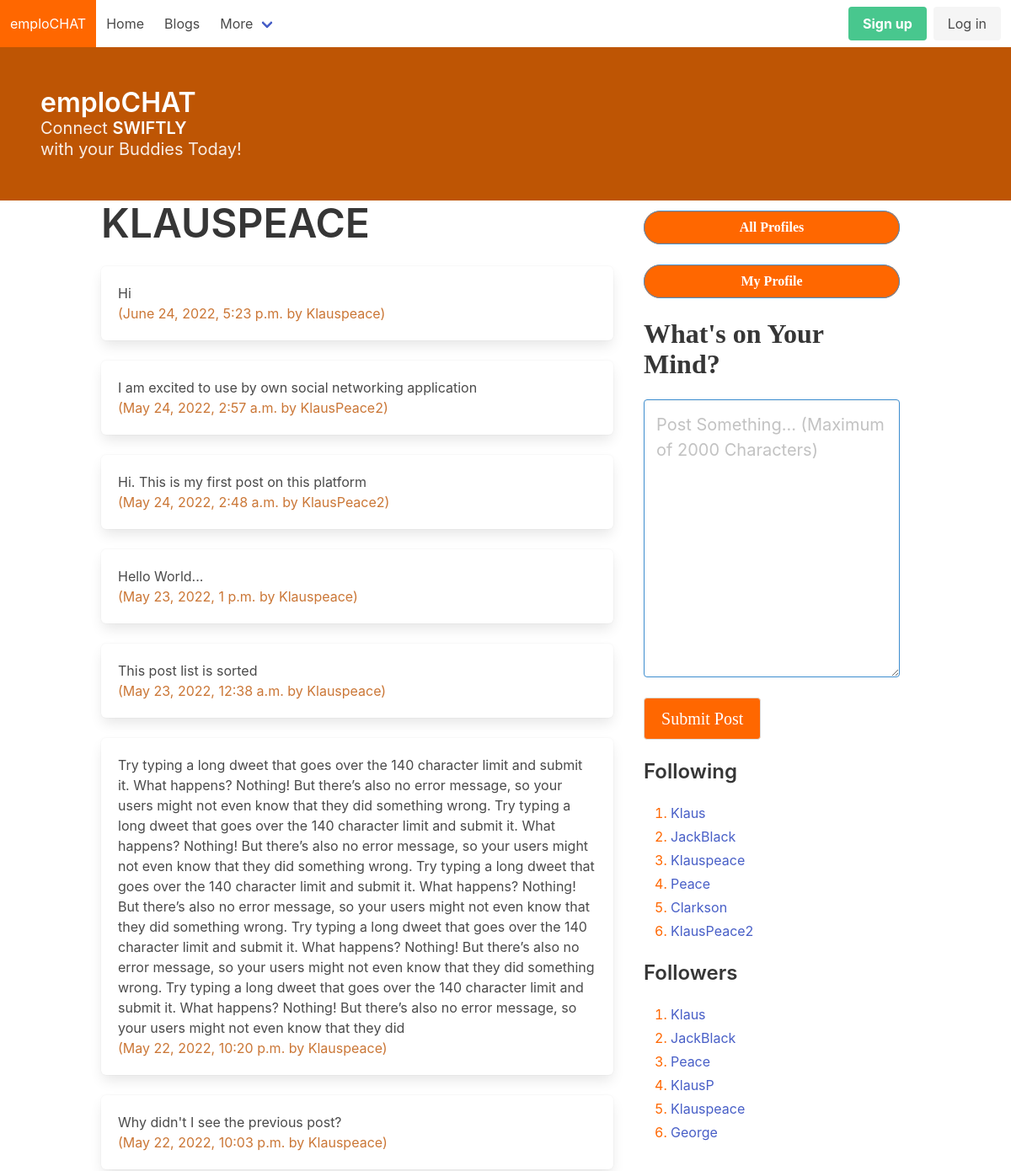
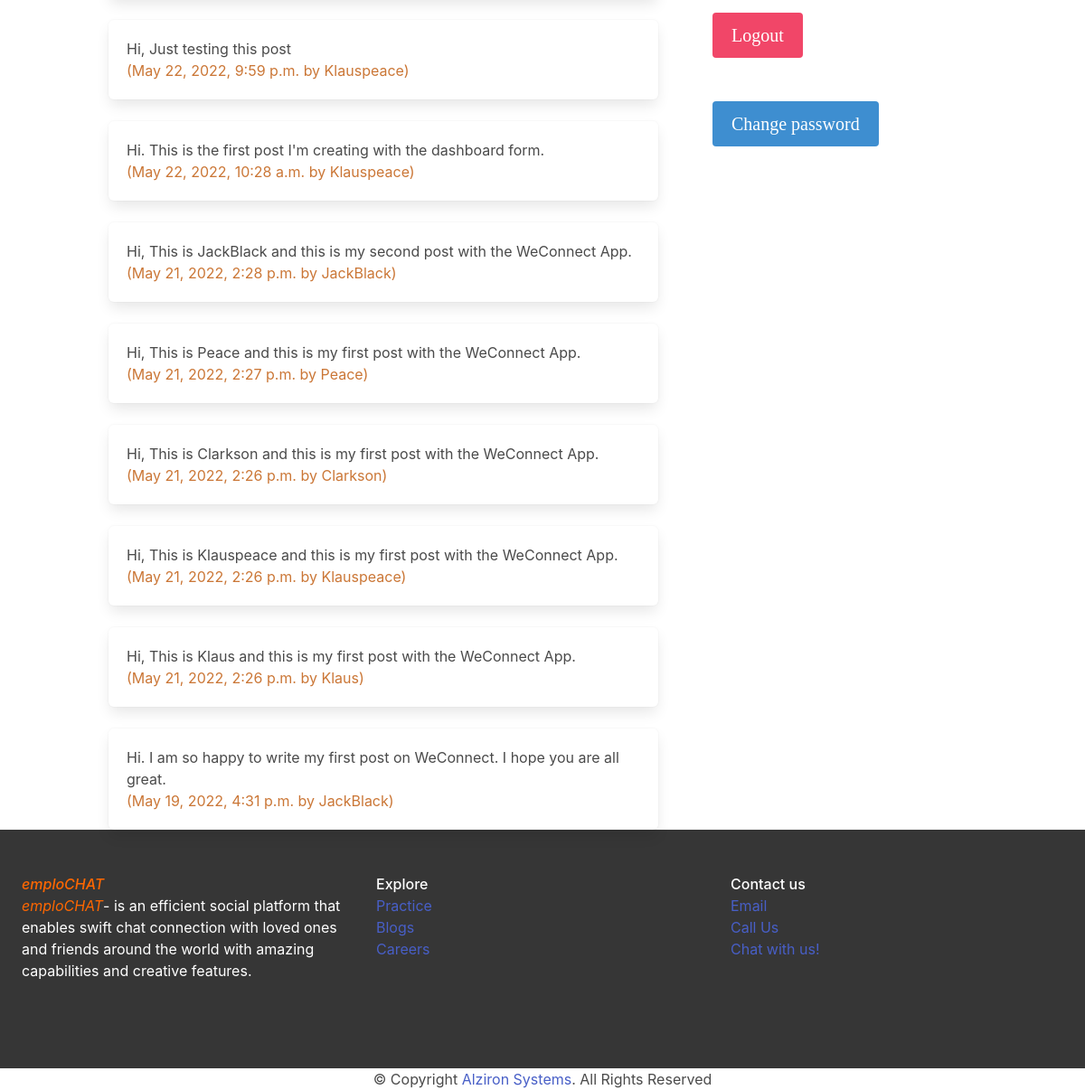
Screenshot of / (signed in) with the database file from the repository (2 pictures, top to bottom).
### weconnect/models.py (models this page shows, shortened)
class Posts(models.Model):
    objects = None
    user = models.ForeignKey(
        User, related_name="posts", on_delete=models.DO_NOTHING
    )
    body = models.CharField(max_length=2000)
    created_at = models.DateTimeField(auto_now_add=True)

class Profile(models.Model):
    objects = None
    user = models.OneToOneField(User, on_delete=models.CASCADE)
    follows = models.ManyToManyField(
        "self",
        related_name="followed_by",
        symmetrical=False, # Users can follow someone without being followed back
        blank=True  # Users don't need to follow anyone
    )
    def __str__(self):
        return self.user.username

### weconnect/views.py (the view)
# urls.py: path("", dashboard, name="dashboard"),
@login_required
def dashboard(request):
    form = PostsForm(request.POST or None)
    if request.method == "POST":
        if form.is_valid():
            posts = form.save(commit=False)
            posts.user = request.user
            posts.save()
            return redirect("weconnect:dashboard")
    followed_posts = Posts.objects.filter(
        user__profile__in=request.user.profile.follows.all()
    ).order_by("-created_at")
    context = {
        'form': form,
        'posts': followed_posts
    }
    return render(request, "weconnect/dashboard.html", context)

### weconnect/forms.py
class PostsForm(forms.ModelForm):
    body = forms.CharField(
        required=True,
        widget=forms.widgets.Textarea(
          attrs={
              "placeholder": "Post Something... (Maximum of 2000 Characters)",
              "class": "textarea is-info is-medium",
          }
        ),
        label="",
    )
    class Meta:
        model = Posts
        exclude = ("user", )

### weconnect/templates/weconnect/dashboard.html (shortened to what this page needs)
{% extends 'base.html' %}
{% block content %}
<div class="column">
    <div class="block">
        <h1 class="title is-1">
            {{user.username|upper}}
        </h1>
    </div>
    {% for posts in posts %}
        <div class="box">
            {{posts.body}}
            <br />
            <span class="is-small has-text" style="color: #BE5504; opacity: 0.8;">
                ({{ posts.created_at }} by {{ posts.user.username }})
            </span>
        </div>
    {% endfor %}
</div>
<div class="column is-one-third m-3">
    <div class="block" style="background-color: #ff6700; border-radius: 50px;">
        <a href="{% url 'weconnect:profile_list' %} ">
            <button style="color: #ffffff; font-weight: bold; font-family: times-new-romans; border-radius: 50px" class="button is-info is-outlined is-fullwidth">
                All Profiles
            </button>
        </a>
    </div>
    <div class="block" style="background-color: #ff6700; border-radius: 50px;">
        <a href="{% url 'weconnect:profile' request.user.profile.id %} ">
            <button style="color: #ffffff; font-weight: bold; font-family: times-new-romans; border-radius: 50px;" class="button is-info is-outlined is-fullwidth">
                My Profile
            </button>
        </a>
    </div>
    <div class="block">
        <div class="block">
            <h2 class="title is-3 is-centered" style="font-family: times-new-romans;">What's on Your Mind?</h2>
        </div>
        <form method="post">
            {{ form.as_p }}
            <button class="button is-medium mt-5" style="background-color: #ff6700; color: #ffffff; font-family: times-new-romans;" type="submit">
                Submit Post
            </button>
        </form>
    </div>
    <div class="block">
        <h3 class="title is-4">
           Following
        </h3>
        <div class="content" style="color: #ff6700;">
            <ol>
            {% for following in user.profile.follows.all %}
                <li>
                    <a href="{% url 'weconnect:profile' following.id %}">
                        {{ following }}
                    </a>
                </li>
            {% endfor %}
            </ol>
        </div>
    </div>
    <div class="block">
        <h3 class="title is-4">
            Followers
        </h3>
        <div class="content" style="color: #ff6700;">
            <ol>
            {% for follower in user.profile.followed_by.all %}
                <li>
                    <a href="{% url 'weconnect:profile' follower.id %}">
                        {{ follower }}
                    </a>
                </li>
            {% endfor %}
            </ol>
        </div>
    </div>
    <div>
        <a href="{% url 'weconnect:login' %}">
            <button class="button is-danger is-medium m-5" style="color: #ffffff; font-family: times-new-romans;" type="submit" value="Logout">
                    Logout
            </button>
        </a>
        <a href="{% url 'weconnect:password_change' %}">
            <button class="button is-info is-medium m-5" style="color: #ffffff; font-family: times-new-romans;">
                Change password
            </button>
        </a>
    </div>
</div>
{% endblock content %}

### weconnect/templates/base.html (shortened to what this page needs)
<!DOCTYPE html>
<html lang="en">
<head>
    <link rel="stylesheet" href="https://cdn.jsdelivr.net/npm/bulma@0.9.4/css/bulma.min.css">
</head>
<body>
<nav class="navbar"
       role="navigation"
       aria-label="main navigation">
    <div class="navbar-brand">
      <a class="navbar-item" style="background-color: #ff6700;"
         href="#">
        <h1 class="has-text-white">emploCHAT</h1>
      </a>
    </div>
    <div id="navbarBasicExample"
         class="navbar-menu">
      <div class="navbar-start">
        <a class="navbar-item"> Home </a>
        <a class="navbar-item"> Blogs </a>
        <div class="navbar-item has-dropdown is-hoverable">
          <a class="navbar-link"> More </a>
        </div>
      </div>
      <div class="navbar-end">
        <div class="navbar-item">
          <div class="buttons">
            <a class="button is-success" href="{% url 'weconnect:register' %}">
              <strong>Sign up</strong>
            </a>
            <a class="button is-light" href="{% url 'weconnect:login' %}"> Log in </a>
          </div>
        </div>
      </div>
    </div>
  </nav>
<section class="hero is-primary" style="background-color: #BE5504;">
  <div class="hero-body">
    <a href="{% url 'weconnect:dashboard' %}">
        <h2 class="title" style="color: #ffffff;">
          emploCHAT
        </h2>
    </a>
    <p class="subtitle" style="text-align: justify;">
      Connect <strong>SWIFTLY</strong> <br /> with your Buddies Today!
    </p>
  </div>
</section>
    <div class="container">
        <div class="columns">
            {% block content %}
            {% endblock content %}
        </div>
    </div>
 <footer class="footer has-background-dark has-text-white">
  <div class="columns">
    <div class="column">
      <h4 class="bd-footer-title
                 has-text-weight-medium
                 has-text-left">
         <marquee><em style="color: #ff6700;">emploCHAT</em></marquee>
      </h4>
      <p class="bd-footer-link
                has-text-left">
        <em style="color: #ff6700;">emploCHAT</em>- is an efficient social platform that
          enables swift chat connection with loved
          ones and friends around the world with
          amazing capabilities and creative features.
      </p>
    </div>
    <div class="column">
      <h4 class="bd-footer-title
                 has-text-weight-medium
                 has-text-justify">
        Explore
      </h4>
      <p class="bd-footer-link">
         <a href="https://">
          <span class="icon-text">
            <span>Practice</span>
          </span>
         </a>
          <br />
          <a href="https://">
              <span class="icon-text">
                <span>Blogs</span>
              </span>
            </a>
          <br />
          <a href="https://">
              <span class="icon-text">
                <span>Careers</span>
              </span>
          </a>
      </p>
    </div>
    <div class="column">
      <h4 class="bd-footer-title
                 has-text-weight-medium
                 has-text-justify">
        Contact us
      </h4>
      <p class="bd-footer-link">
          <a href="https://">
              <span class="icon-text">
                <span>Email</span>
              </span>
            </a>
          <br />
          <a href="https://">
              <span class="icon-text">
                <span>Call Us</span>
              </span>
            </a>
          <br />
          <a href="https://">
              <span class="icon-text">
                <span>Chat with us!</span>
              </span>
            </a>
      </p>
    </div>
  </div>
</footer>
  <div class="content has-text-centered">
    <p>
       &copy; Copyright
      <a href="https://alzironsystems.com">Alziron Systems</a>. All Rights Reserved
    </p>
  </div>
</body>
</html>

### rows the page displays
Posts: body "Hi", created_at "June 24, 2022, 5:23 p.m.", user.username "Klauspeace"
Posts: body "I am excited to use by own social networking application", created_at "May 24, 2022, 2:57 a.m.", user.username "KlausPeace2"
Posts: body "Hi. This is my first post on this platform", created_at "May 24, 2022, 2:48 a.m.", user.username "KlausPeace2"
Posts: body "Hello World...", created_at "May 23, 2022, 1 p.m.", user.username "Klauspeace"
Posts: body "This post list is sorted", created_at "May 23, 2022, 12:38 a.m.", user.username "Klauspeace"
Posts: body "Try typing a long dweet that goes over the 140 character limit and submit it. What happens? Nothing! But there’s also no error message, so your users might not even know that they did something wrong. Try typing a long dweet that goes over the 140 character limit and submit it. What happens? Nothing! But there’s also no error message, so your users might not even know that they did something wrong. Try typing a long dweet that goes over the 140 character limit and submit it. What happens? Nothing! But there’s also no error message, so your users might not even know that they did something wrong. Try typing a long dweet that goes over the 140 character limit and submit it. What happens?…", created_at "May 22, 2022, 10:20 p.m.", user.username "Klauspeace"
Posts: body "Why didn't I see the previous post?", created_at "May 22, 2022, 10:03 p.m.", user.username "Klauspeace"
Posts: body "Hi, Just testing this post", created_at "May 22, 2022, 9:59 p.m.", user.username "Klauspeace"
Posts: body "Hi. This is the first post I'm creating with the dashboard form.", created_at "May 22, 2022, 10:28 a.m.", user.username "Klauspeace"
Posts: body "Hi, This is JackBlack and this is my second post with the WeConnect App.", created_at "May 21, 2022, 2:28 p.m.", user.username "JackBlack"
Posts: body "Hi, This is Peace and this is my first post with the WeConnect App.", created_at "May 21, 2022, 2:27 p.m.", user.username "Peace"
Posts: body "Hi, This is Clarkson and this is my first post with the WeConnect App.", created_at "May 21, 2022, 2:26 p.m.", user.username "Clarkson"
Posts: body "Hi, This is Klauspeace and this is my first post with the WeConnect App.", created_at "May 21, 2022, 2:26 p.m.", user.username "Klauspeace"
Posts: body "Hi, This is Klaus and this is my first post with the WeConnect App.", created_at "May 21, 2022, 2:26 p.m.", user.username "Klaus"
Posts: body "Hi. I am so happy to write my first post on WeConnect. I hope you are all great.", created_at "May 19, 2022, 4:31 p.m.", user.username "JackBlack"
Profile: user.username "Klaus"
Profile: user.username "JackBlack"
Profile: user.username "Klauspeace"
Profile: user.username "Peace"
Profile: user.username "Clarkson"
Profile: user.username "KlausPeace2"
Profile: user.username "KlausP"
Profile: user.username "George"

### other values shown
{{ user.username|upper }} "KLAUSPEACE"
